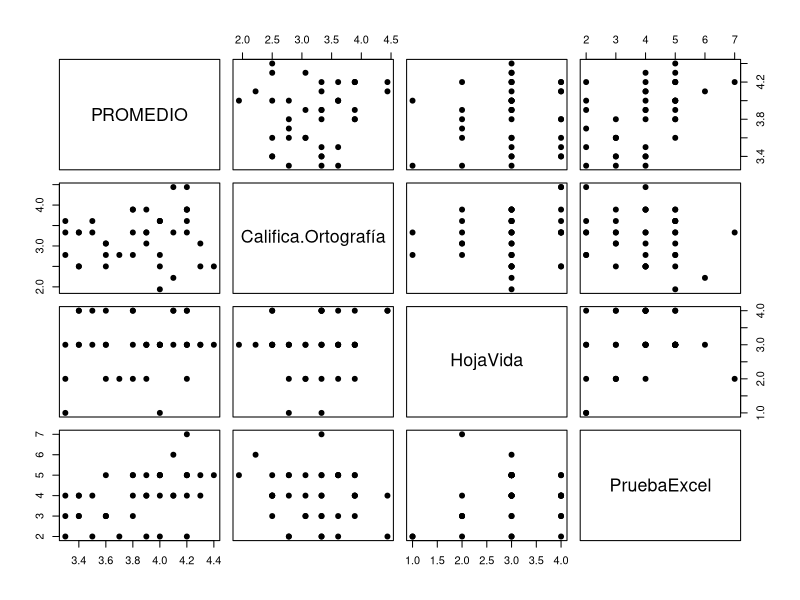
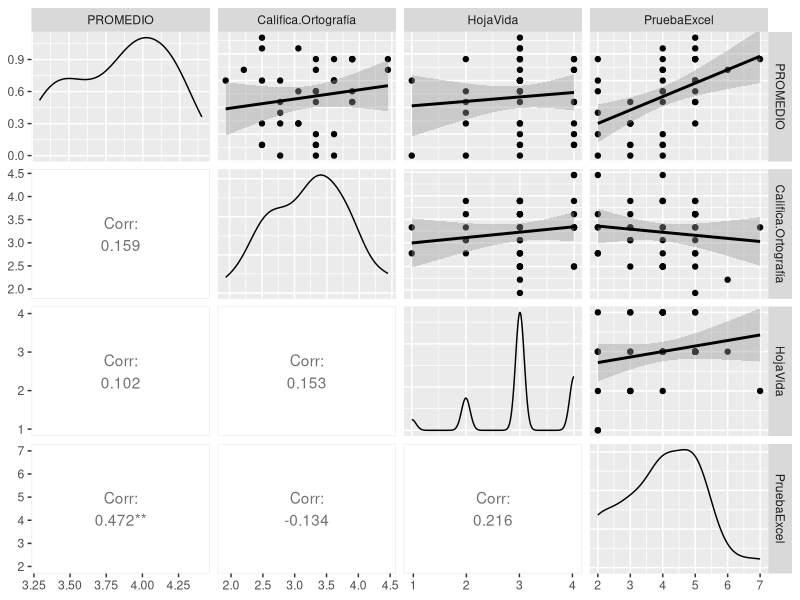
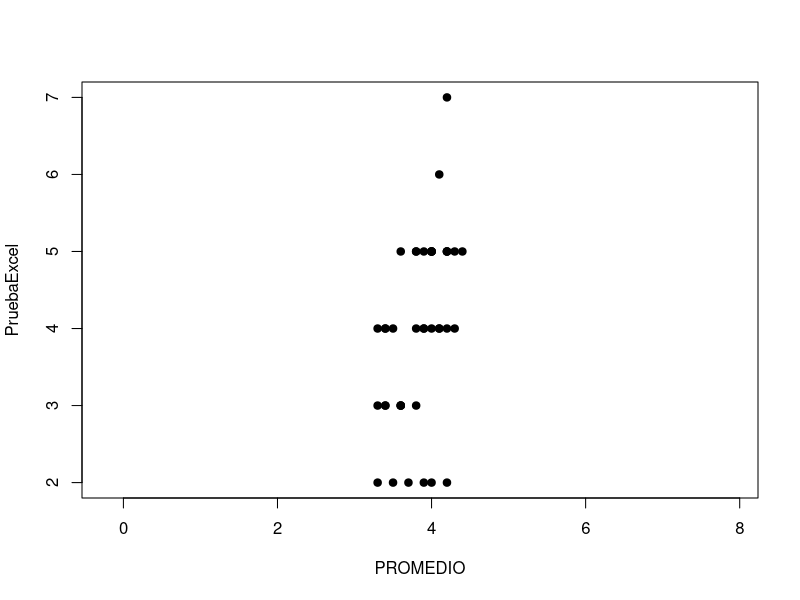
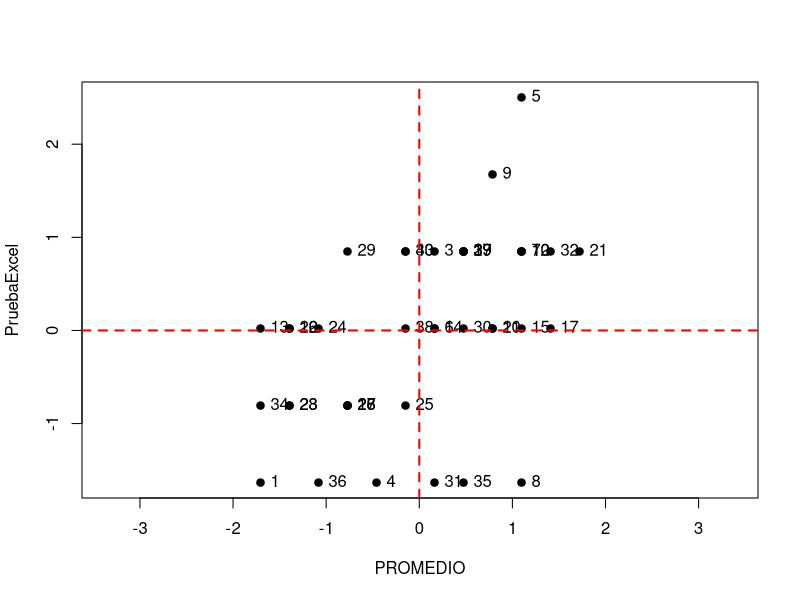
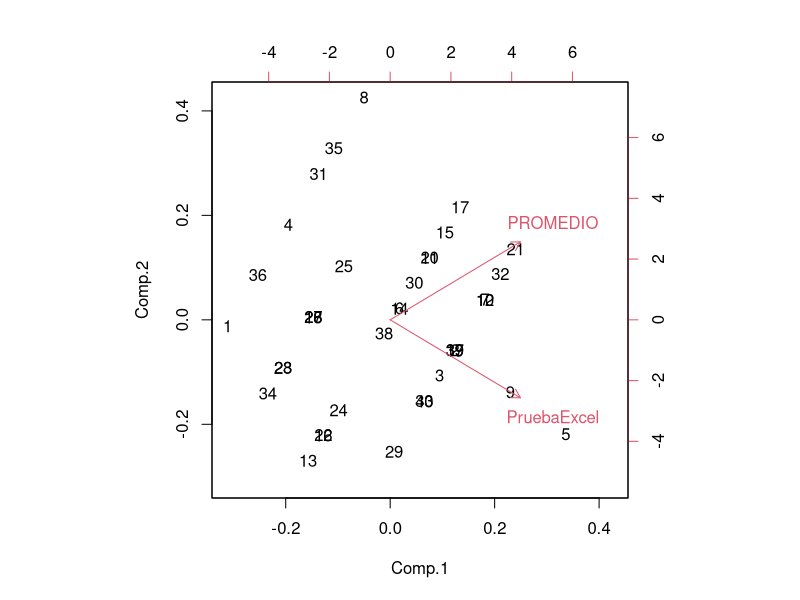
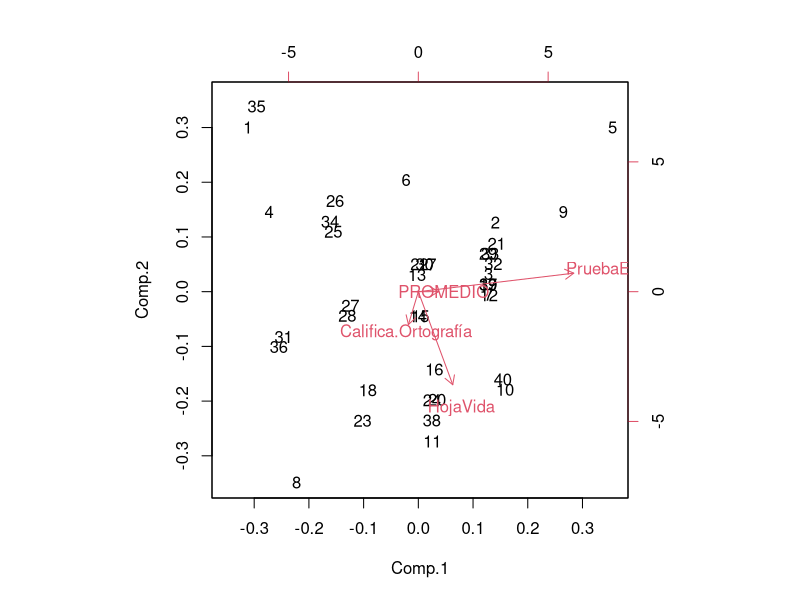
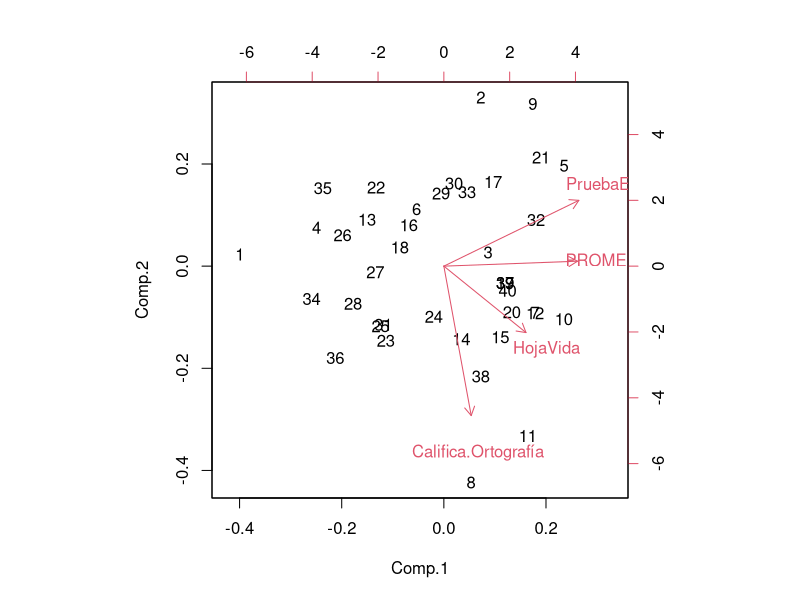
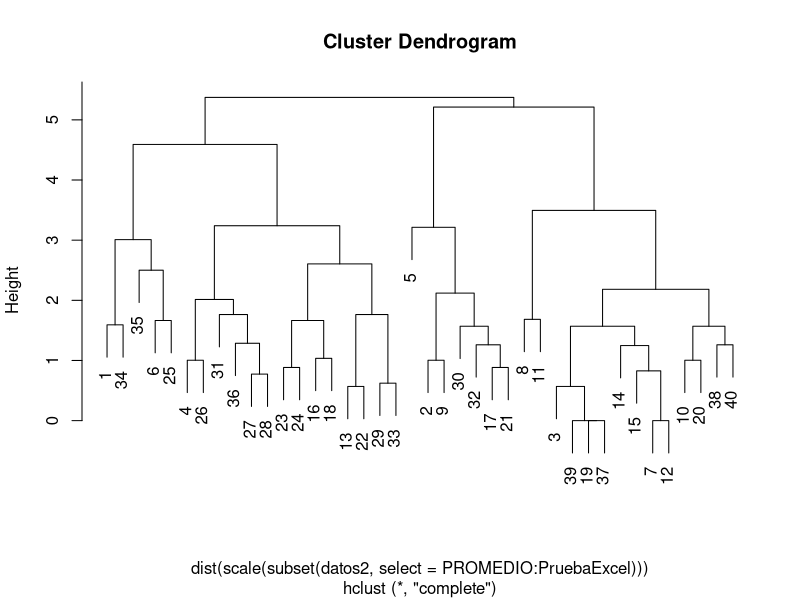

Generate these figures, in order, with R:
## ---- chunk 1
options(width = 120)
## ---- chunk 2
# Lectura de la base de datos
datos2<-read.csv2("cantidatos.csv",enc="latin1")
str(datos2)
summary(datos2)
## ---- chunk 3
plot(subset(datos2,select=PROMEDIO:PruebaExcel),pch=19)
## ---- chunk 4
require(GGally)
ggpairs(subset(datos2,select=PROMEDIO:PruebaExcel),
        lower = list(continuous = "cor"),
        upper = list(continuous = "smooth", combo = "dot"),
        diag  = list(continuous = "density"))
## ---- chunk 5
# Gráfica con la escala original
with(datos2,plot(PROMEDIO,PruebaExcel,pch=19,asp=1))
# Estandariza variables
datos2std<-data.frame(scale(subset(datos2,select=PROMEDIO:PruebaExcel)))
# Grafica las variables estandarizadas
with(datos2std,plot(PROMEDIO,PruebaExcel,pch=19,asp=1))
with(datos2std,text(PROMEDIO,PruebaExcel,rownames(datos2std),pos=4))
abline(h=0,col="red",lty=2,lwd=2)
abline(v=0,col="red",lty=2,lwd=2)
## ---- chunk 6
# Cálculo de las componentes principales
cptemp<-princomp(subset(datos2std,select=c(PROMEDIO,PruebaExcel)))
biplot(cptemp)
## ---- chunk 7
# Componentes principales sin estandarizar
cp1<-princomp(subset(datos2,select=PROMEDIO:PruebaExcel))
biplot(cp1)

cp2<-princomp(subset(datos2,select=PROMEDIO:PruebaExcel),cor=T)
biplot(cp2)
summary(cp2)
loadings(cp2)
cp2$scores

## ---- chunk 8
# Adicionar la componente principal 1 y 2 a la base de datos
datos2<-data.frame(datos2,cp2$scores[,c(1,2)])
## ---- chunk 9
# Mostrar la base ordenada de acuerdo al componente principal 1
datos2[order(cp2$scores[,1],decreasing=T),]

## ---- chunk 10

# Combinación con análisis aglomerativo (cluster analysis)
# Análisis aglomerativo estandarizando
cl2<-hclust(dist(scale(subset(datos2,select=PROMEDIO:PruebaExcel))))
plot(cl2)
# Determinación de grupos
datos2$grupo<-cutree(cl2,8)
## ---- chunk 11

# Mostrar la base ordenada de acuerdo al componente principal 1
# con los grupos de análisis aglomerativo
datos2[order(cp2$scores[,1],decreasing=T),]
## ---- chunk 12
colMeans(subset(datos2,select=c(SEMESTRE,PROMEDIO,
                                    Califica.Ortografía,
                                    HojaVida,PruebaExcel)))
# Caracterización de cada grupo por promedios.
lapply(split(subset(datos2,select=c(CARRERA,SEMESTRE,PROMEDIO,
                                    Califica.Ortografía,
                                    HojaVida,PruebaExcel)),datos2$grupo),summary)
## ---- chunk 13
# Valores de "carga" o coeficientes de las componentes principales
cp2$loadings[,1:4]

colores<-c("blue","red","#7570B3","#E7298A","#66A61E",
           "orange4","magenta4","midnightblue")
simbolos<-c(15,16,15,16,17,15,18,17)
with(datos2,plot(Comp.1,Comp.2,col=colores[grupo],pch=simbolos[grupo],
                 xlab="Componente principal 1",ylab="Componente principal 2",
                 main="Grupos de candidatos sobre componentes principales",
                 cex=1.7))
legend("bottomleft",legend=1:8,pch=simbolos,col=colores,ncol=2,cex=1.5)
abline(h=0,col="brown")
abline(v=0,col="brown")
arrows(0,0,cp2$loadings[,1]*2,cp2$loadings[,2]*2,col="red",lwd=2)
text(cp2$loadings[,1]*2,cp2$loadings[,2]*2,row.names(cp2$loadings))

## ---- chunk 14

# Ponderando las variables según algún criterio de selección
temp1<-data.frame(scale(subset(datos2,select=PROMEDIO:PruebaExcel)))
datos3<-as.matrix(temp1)
pondera<-c(0.4,0.2,0.2,0.2)
datos3<-t(t(datos3)*pondera)
cp3<-princomp(datos3)
biplot(cp3)

cl3<-hclust(dist(datos3))
plot(cl3)
grupo3<-cutree(cl3,6)

datos3<-data.frame(datos3)
datos3$grupo<-grupo3
datos3<-data.frame(datos3,cp3$scores[,1:4])

colores<-c("blue","red","#7570B3","#E7298A","#66A61E",
           "orange4","magenta4","midnightblue")
simbolos<-c(15,16,15,16,17,15,18,17)
with(datos3,plot(Comp.1,Comp.2,col=colores[grupo],pch=simbolos[grupo],
                 xlab="Componente principal 1",ylab="Componente principal 2",
                 main="Grupos de candidatos sobre componentes principales",
                 cex=1.5))
legend("bottomleft",legend=1:6,pch=simbolos,col=colores,ncol=2,cex=1.5)
abline(h=0,col="brown")
abline(v=0,col="brown")
arrows(0,0,cp3$loadings[,1]*0.5,cp3$loadings[,2]*0.5,col="red",lwd=2)
text(cp3$loadings[,1]*0.5,cp3$loadings[,2]*0.5,row.names(cp3$loadings))
